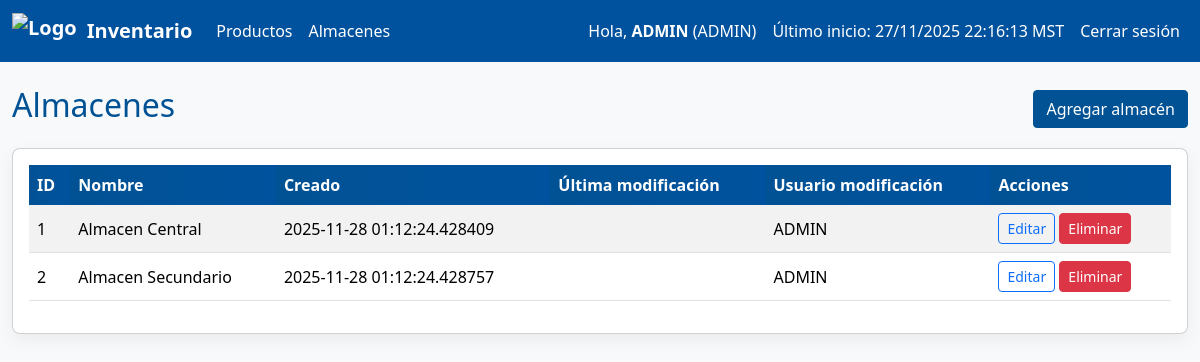
Before: /almacenes/ (signed in) with the older database file.
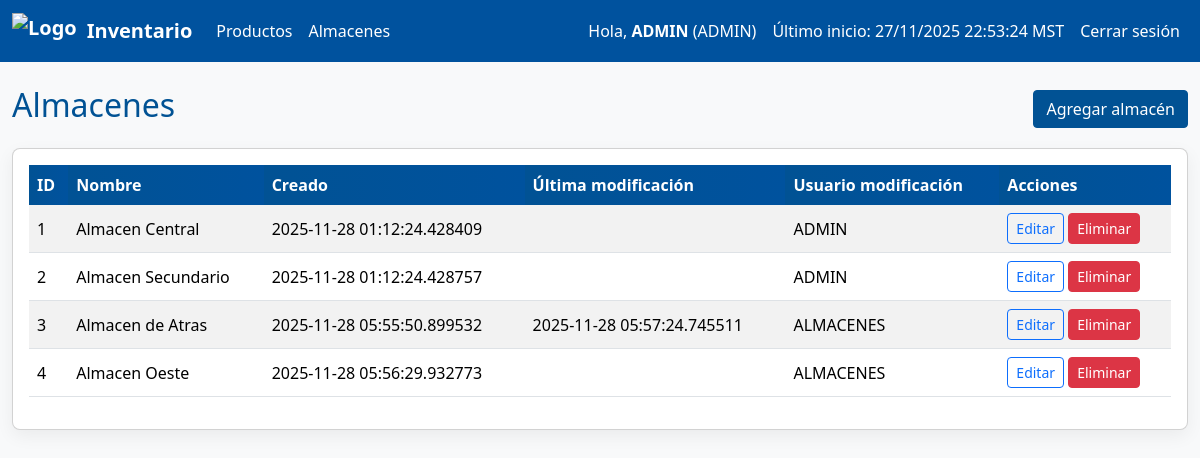
After: the same page with the newer database file.
### app/models.py (models this page shows, shortened)
class User(UserMixin, db.Model):
    __tablename__ = 'usuarios'
    nombre = db.Column(db.String(64), primary_key=True)  # nombre como PK (requisito)
    password = db.Column(db.String(255), nullable=False)
    fecha_hora_ultimo_inicio = db.Column(db.DateTime, nullable=True)  # <-- usado por el requisito
    rol = db.Column(db.String(20), nullable=False)

class Almacen(db.Model):
    __tablename__ = 'almacenes'
    id = db.Column(db.Integer, primary_key=True)
    nombre = db.Column(db.String(200), nullable=False)
    fecha_hora_creacion = db.Column(db.DateTime, nullable=False, default=now_utc)
    fecha_hora_ultima_modificacion = db.Column(db.DateTime, nullable=True, onupdate=now_utc)
    ultimo_usuario_en_modificar = db.Column(db.String(64), nullable=True)
    productos = db.relationship('Producto', back_populates='almacen', cascade="all, delete-orphan")

### app/warehouses.py (the view)
@bp.route('/')
@login_required
def list():
    q = Almacen.query
    nombre = request.args.get('nombre')
    if nombre:
        q = q.filter(Almacen.nombre.ilike(f'%{nombre}%'))
    almacenes = q.all()
    return render_template('warehouses/list.html', almacenes=almacenes)

### app/models.py (called while the page is built)
@login_manager.user_loader
def load_user(user_id):
    return db.session.get(User, user_id)

### app/templates/warehouses/list.html
{% extends "base.html" %}
{% block content %}
<div class="d-flex justify-content-between align-items-center mb-3">
  <h2>Almacenes</h2>
  {% if current_user.is_authenticated and (current_user.rol == 'ADMIN' or current_user.rol == 'ALMACENES') %}
    <a class="btn btn-primary btn-rounded" href="{{ url_for('warehouses.create') }}">Agregar almacén</a>
  {% endif %}
</div>
<div class="card p-3">
  <div class="table-responsive">
    <table class="table table-striped">
      <thead><tr><th>ID</th><th>Nombre</th><th>Creado</th><th>Última modificación</th><th>Usuario modificación</th><th>Acciones</th></tr></thead>
      <tbody>
        {% for a in almacenes %}
        <tr>
          <td>{{ a.id }}</td>
          <td>{{ a.nombre }}</td>
          <td>{{ a.fecha_hora_creacion }}</td>
          <td>{{ a.fecha_hora_ultima_modificacion or '' }}</td>
          <td>{{ a.ultimo_usuario_en_modificar or '' }}</td>
          <td>
            {% if current_user.is_authenticated and (current_user.rol == 'ADMIN' or current_user.rol == 'ALMACENES') %}
              <a class="btn btn-sm btn-outline-primary btn-rounded" href="{{ url_for('warehouses.edit', id=a.id) }}">Editar</a>
              <form method="post" action="{{ url_for('warehouses.delete', id=a.id) }}" style="display:inline;" onsubmit="return confirm('¿Seguro que desea eliminar este almacén?');">
                <button class="btn btn-sm btn-danger btn-rounded">Eliminar</button>
              </form>
            {% else %}
              <span class="text-muted">No autorizado</span>
            {% endif %}
          </td>
        </tr>
        {% else %}
        <tr><td colspan="6">No hay almacenes.</td></tr>
        {% endfor %}
      </tbody>
    </table>
  </div>
</div>
{% endblock %}

### app/templates/base.html (shortened to what this page needs)
<!doctype html>
<html lang="es">
<head>
  <link href="https://cdn.jsdelivr.net/npm/bootstrap@5.3.2/dist/css/bootstrap.min.css" rel="stylesheet">
  <link rel="stylesheet" href="{{ url_for('static', filename='css/style.css') }}">
</head>
<body class="bg-light">
<nav class="navbar navbar-expand-lg navbar-dark bg-unison">
  <div class="container-fluid">
    <a class="navbar-brand d-flex align-items-center" href="{{ url_for('index') }}">
      <img src="{{ url_for('static', filename='images/Escudo-Color.png') }}" alt="Logo" style="height:36px; margin-right:10px;">
      <span>Inventario</span>
    </a>
    <div class="collapse navbar-collapse" id="mainNav">
      <ul class="navbar-nav me-auto mb-2 mb-lg-0">
        <li class="nav-item"><a class="nav-link" href="{{ url_for('products.list') }}">Productos</a></li>
        <li class="nav-item"><a class="nav-link" href="{{ url_for('warehouses.list') }}">Almacenes</a></li>
      </ul>
      <ul class="navbar-nav ms-auto">
        {% if current_user.is_authenticated %}
          <li class="nav-item">
            <span class="nav-link">Hola, <strong>{{ current_user.nombre }}</strong> ({{ current_user.rol }})</span>
          </li>
          {% if current_user.fecha_hora_ultimo_inicio %}
            <li class="nav-item">
              <span class="nav-link small">Último inicio: {{ current_user.fecha_hora_ultimo_inicio | local_dt }}</span>
            </li>
          {% endif %}
          <li class="nav-item"><a class="nav-link" href="{{ url_for('auth.logout') }}">Cerrar sesión</a></li>
        {% else %}
          <li class="nav-item"><a class="nav-link" href="{{ url_for('auth.login') }}">Iniciar sesión</a></li>
        {% endif %}
      </ul>
    </div>
  </div>
</nav>
<div class="container mt-4">
  {% block content %}{% endblock %}
</div>
</body>
</html>

### app/static/css/style.css (style rules this page uses)
:root { --azul-unison:#00529e; --azul-oscuro:#015294; --dorado:#f8bb00; --dorado-oscuro:#d99e30; --radio: 4px; }
body { font-family: "Segoe UI", "Segoe UI Historic", system-ui, -apple-system, Roboto, "Helvetica Neue", Arial, sans-serif; color: #111; }
.container { max-width: 1200px; }
.bg-unison { background-color: var(--azul-unison) !important; }
.navbar .nav-link { color: #fff !important; }
.navbar .navbar-brand { color: #fff !important; font-weight:600; }
.btn-rounded { border-radius: var(--radio) !important; }
.btn { border-radius: var(--radio) !important; }
.btn-primary { background-color: var(--azul-oscuro) !important; border-color: var(--azul-oscuro) !important; color: #fff !important; }
.card { border-radius: 8px; box-shadow: 0 6px 18px rgba(0,0,0,0.06); }
.table thead th { background: linear-gradient(90deg, var(--azul-oscuro), var(--azul-unison)); color: #fff; border-bottom: none; }
.table tbody td { vertical-align: middle; }
h1, h2, h3 { color: var(--azul-oscuro); }

### app/templates/base.html (style rules this page uses)
body { font-family: "Segoe UI", "Segoe UI Historic", system-ui, -apple-system, Roboto, "Helvetica Neue", Arial, sans-serif; }

Changed rows visible on the page:
changed User "ADMIN": fecha_hora_ultimo_inicio|local_dt "27/11/2025 22:16:13 MST" → "27/11/2025 22:53:24 MST"
added Almacen: id "3", nombre "Almacen de Atras", fecha_hora_creacion "2025-11-28 05:55:50.899532", fecha_hora_ultima_modificacion "2025-11-28 05:57:24.745511", ultimo_usuario_en_modificar "ALMACENES"
added Almacen: id "4", nombre "Almacen Oeste", fecha_hora_creacion "2025-11-28 05:56:29.932773", ultimo_usuario_en_modificar "ALMACENES"
